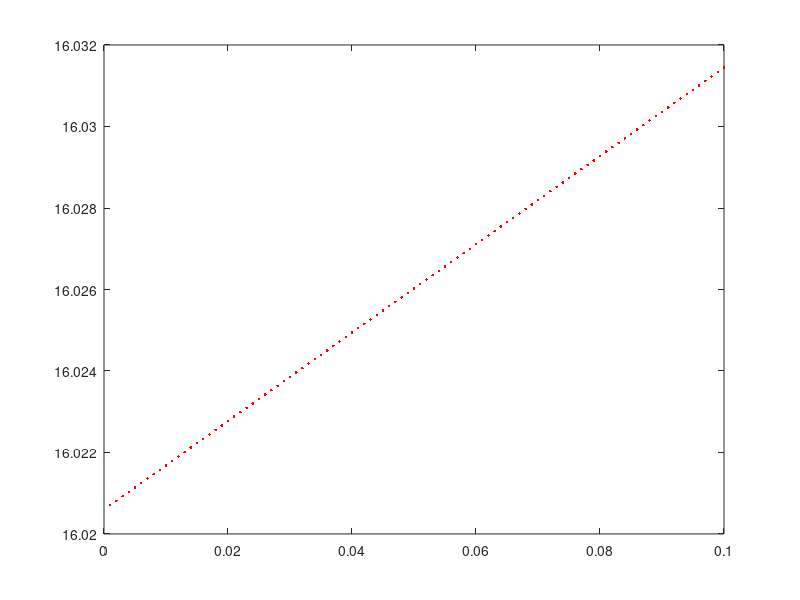

MATLAB code to generate this figure:
figure

for n=0.001:0.001:0.1
     %fprintf('Decibel %d has the value %.40f\n', n, power(10,n+40/10));
     plot(n,10*log10(n+40),'r');
     hold on
end


